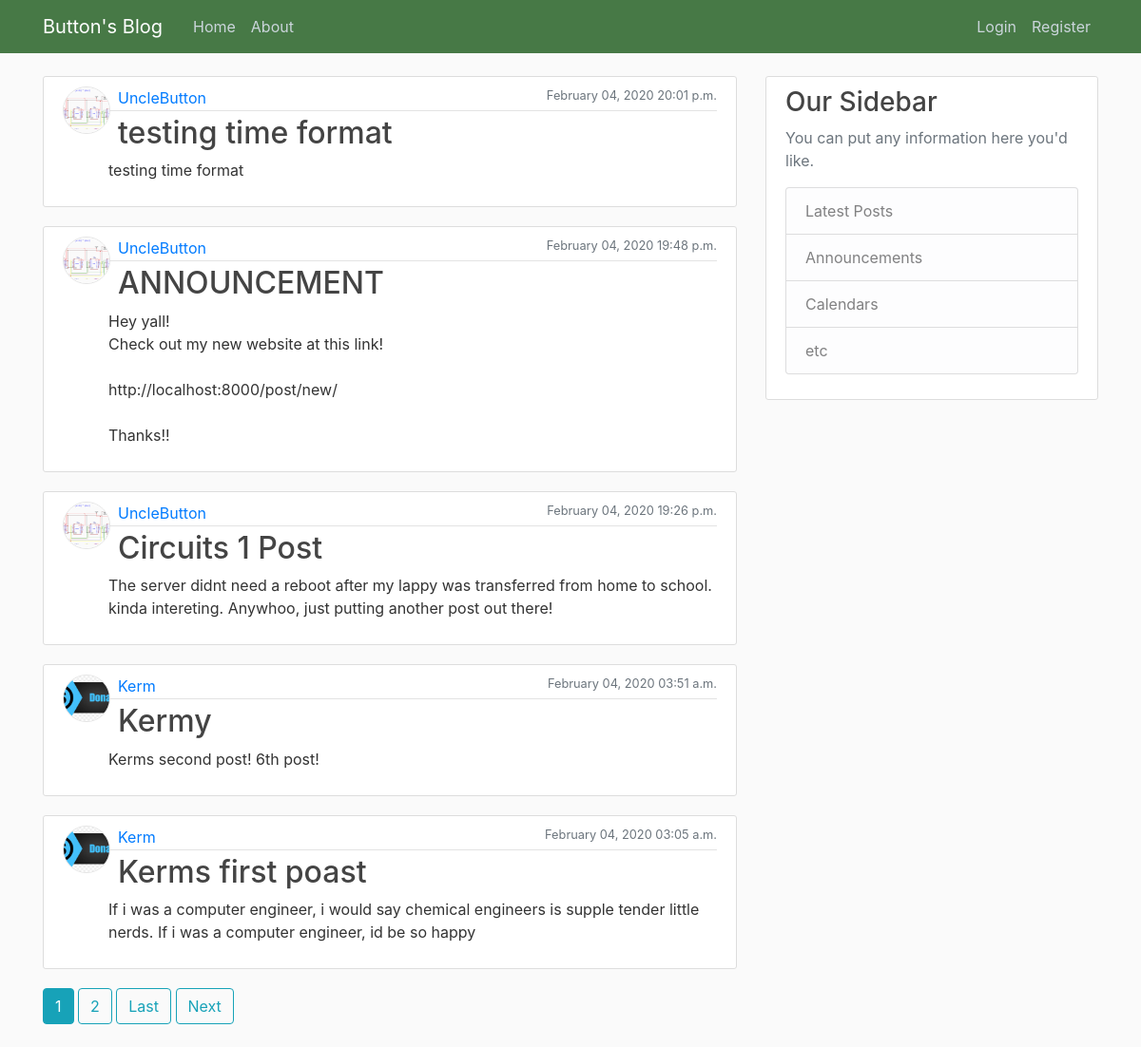
The page / on the database its author committed.
### blog/models.py (models this page shows, shortened)
class Post(models.Model):
    title = models.CharField(max_length=100)
    content = models.TextField()
    date_posted = models.DateTimeField(default=timezone.now)
    author = models.ForeignKey(User, on_delete=models.CASCADE)

### users/models.py (models this page shows, shortened)
class Profile(models.Model):
    user = models.OneToOneField(User, on_delete=models.CASCADE)
    image = models.ImageField(default='default.jpg', upload_to='profile_pics')

### blog/views.py (the view)
# urls.py: path('', PostListView.as_view(), name='blog-home'), #url extention
class PostListView(ListView):
    model = Post
    template_name = 'blog/home.html'  #<app>/<model>_<viewtype>.html
    context_object_name = 'posts'
    ordering = ['-date_posted']
    paginate_by = 5

### blog/templates/blog/home.html (shortened to what this page needs)
{% extends "blog/base.html" %}
{% block content %}
    {% for i in posts %}
        <article class="media content-section">
            <div class="media-body">
              <img class="rounded-circle blog-account-img float-left" src="{{ i.author.profile.image.url }}">
              <div class="article-metadata">
                <a class="ml-2" href="{% url 'user-posts' i.author.username %}">{{ i.author }}</a>
                <small class="text-muted float-right">{{ i.date_posted|date:"F d, Y H:i a" }}</small>
              </div>
              <h2><a class="article-title ml-2" href="{% url 'post-detail' i.id %}">{{ i.title }}</a></h2>
              <p class="article-content ml-5">{{ i.content }}</p>
            </div>
        </article>
    {% endfor %}
    {% if is_paginated %}
        {% for num in page_obj.paginator.page_range %}
          {% if page_obj.number == num %}
            <a class="btn btn-info mb-4" href="?page={{ num }}">{{ num }}</a>
          {% elif num > page_obj.number|add:'-3' and num < page_obj.number|add:'3' %}
            <a class="btn btn-outline-info mb-4" href="?page={{ num }}">{{ num }}</a>
          {% endif %}
        {% endfor %}
        {% if page_obj.has_next %}
          <a class="btn btn-outline-info mb-4" href="?page={{ page_obj.paginator.num_pages }}">Last</a>
          <a class="btn btn-outline-info mb-4" href="?page={{ page_obj.next_page_number }}">Next</a>
        {% endif %}
    {% endif %}
{% endblock content %}

### blog/templates/blog/base.html (shortened to what this page needs)
{% load static %}
<!DOCTYPE html>
<html>
    <head>
        <link rel="stylesheet" href="https://maxcdn.bootstrapcdn.com/bootstrap/4.0.0/css/bootstrap.min.css">
        <link rel="stylesheet" type ="text/css" href="{% static 'blog/main.css' %}">
    </head>
    <body>
        <header class="site-header" >
            <nav class="navbar navbar-expand-md navbar-dark bg-steel fixed-top">
                <div class="container">
                <a class="navbar-brand mr-4" href="{% url 'blog-home' %}">Button's Blog</a>
                <div class="collapse navbar-collapse" id="navbarToggle">
                    <div class="navbar-nav mr-auto">
                    <a class="nav-item nav-link" href="{% url 'blog-home' %}">Home</a>
                    <a class="nav-item nav-link" href="{% url 'blog-about' %}">About</a>
                    </div>
                    <div class="navbar-nav">
                        {% if user.is_authenticated %}
                          <a class="nav-item nav-link" href="{% url 'post-create' %}">New Post</a>
                            <a class="nav-item nav-link" href="{% url 'profile' %}">Profile</a>
                            <a class="nav-item nav-link" href="{% url 'logout' %}">Logout</a>
                        {% else %}
                            <a class="nav-item nav-link" href="{% url 'login' %}">Login</a>
                            <a class="nav-item nav-link" href="{% url 'register' %}">Register</a>
                        {% endif %}
                    </div>
                </div>
                </div>
            </nav>
            </header>
            <main role="main" class="container">
                    <div class="row">
                      <div class="col-md-8">
                        {% block content %}{% endblock %}
                      </div>
                      <div class="col-md-4">
                        <div class="content-section">
                          <h3>Our Sidebar</h3>
                          <p class='text-muted'>You can put any information here you'd like.
                            <ul class="list-group">
                              <li class="list-group-item list-group-item-light">Latest Posts</li>
                              <li class="list-group-item list-group-item-light">Announcements</li>
                              <li class="list-group-item list-group-item-light">Calendars</li>
                              <li class="list-group-item list-group-item-light">etc</li>
                            </ul>
                          </p>
                        </div>
                      </div>
                    </div>
                  </main>
    </body>
</html>

### blog/static/blog/main.css (style rules this page uses)
body { background: #fafafa; color: #333333; margin-top: 5rem; }
h1, h2, h3, h4, h5, h6 { color: #444444; }
ul { margin: 0; }
.bg-steel { background-color: #477946; }
.site-header .navbar-nav .nav-link { color: #cbd5db; }
.content-section { background: #ffffff; padding: 10px 20px; border: 1px solid #dddddd; border-radius: 3px; margin-bottom: 20px; }
.article-title { color: #444444; }
.article-content { white-space: pre-line; }
.article-metadata { padding-bottom: 1px; margin-bottom: 4px; border-bottom: 1px solid #e3e3e3; padding-left: 5px; }
.blog-account-img { height: 50px; width: 50px; border-radius: 50%!important; border-color: #e4e4e4; border-style: solid; border-width: 1px; }

### rows shown on the page
Post: author.profile.image (picture), author "UncleButton", date_posted "February 04, 2020 20:01 p.m.", title "testing time format", content "testing time format"
Post: author.profile.image (picture), author "UncleButton", date_posted "February 04, 2020 19:48 p.m.", title "ANNOUNCEMENT", content "Hey yall! Check out my new website at this link! http://localhost:8000/post/new/ Thanks!!"
Post: author.profile.image (picture), author "UncleButton", date_posted "February 04, 2020 19:26 p.m.", title "Circuits 1 Post", content "The server didnt need a reboot after my lappy was transferred from home to school. kinda intereting. Anywhoo, just putting another post out there!"
Post: author.profile.image (picture), author "Kerm", date_posted "February 04, 2020 03:51 a.m.", title "Kermy", content "Kerms second post! 6th post!"
Post: author.profile.image (picture), author "Kerm", date_posted "February 04, 2020 03:05 a.m.", title "Kerms first poast", content "If i was a computer engineer, i would say chemical engineers is supple tender little nerds. If i was a computer engineer, id be so happy"

### other values the page prints
{{ num }} "1"
{{ num }} "2"
